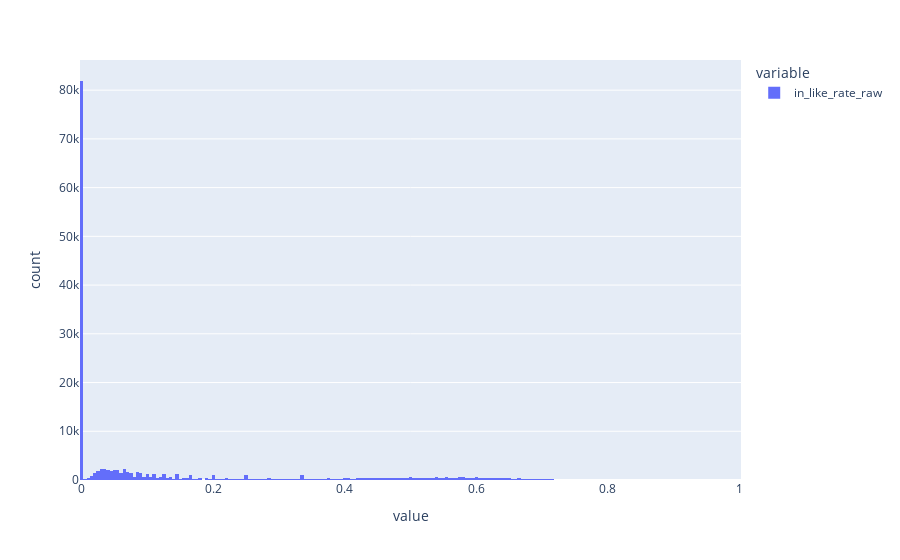

Source (notebook cell):
### Code cell
px.histogram(user_stats.in_like_rate_raw.dropna())

### Figure 1 — Plotly figure (JSON) as saved in the notebook; plotly's stock layout.template omitted (floating-point values rounded to 4 significant figures; data arrays with more than 128 entries replaced by an {"elided": "..."} marker saying what was removed)
{"data": [{"bingroup": "x", "hovertemplate": "variable=in_like_rate_raw<br>value=%{x}<br>count=%{y}<extra></extra>", "legendgroup": "in_like_rate_raw", "marker": {"color": "#636efa", "pattern": {"shape": ""}}, "name": "in_like_rate_raw", "orientation": "v", "showlegend": true, "type": "histogram", "x": {"elided": "158916 float values"}, "xaxis": "x", "yaxis": "y"}], "layout": {"barmode": "relative", "legend": {"title": {"text": "variable"}, "tracegroupgap": 0}, "margin": {"t": 60}, "xaxis": {"anchor": "y", "domain": [0, 1], "title": {"text": "value"}}, "yaxis": {"anchor": "x", "domain": [0, 1], "title": {"text": "count"}}}}
